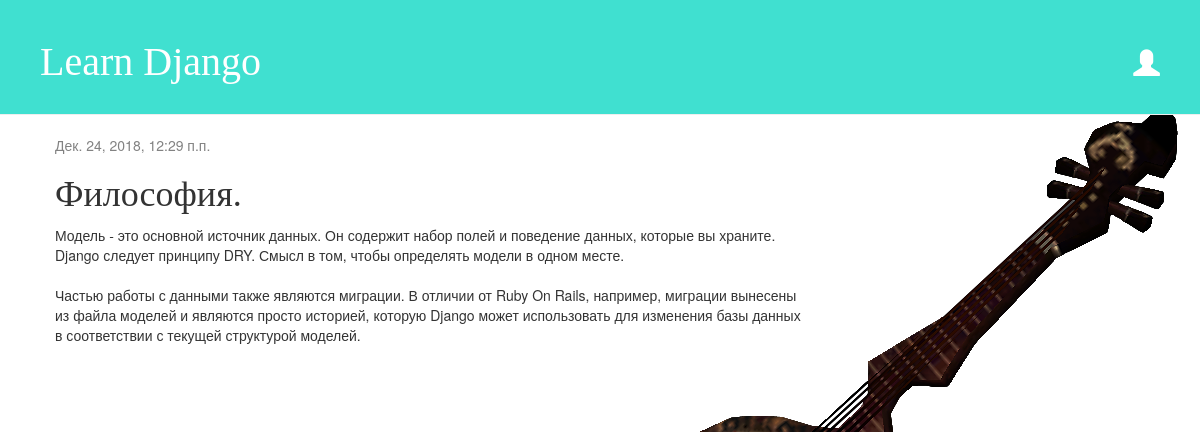
/post/16/, run on the app's committed database.
### blog/models.py (models this page shows, shortened)
class Post(models.Model):
    author = models.ForeignKey('auth.User', on_delete=models.CASCADE)
    title = models.CharField(max_length=200)
    text = models.TextField()
    created_date = models.DateTimeField(
            default=timezone.now)
    published_date = models.DateTimeField(
            blank=True, null=True)

### blog/views.py (the view)
# urls.py: url(r'^post/(?P<pk>\d+)/$', views.PostDetailView.as_view(), name='post_detail'),
class PostDetailView(DetailView):
    model = Post
    context_object_name = 'post'
    template_name = 'blog/post_detail.html'

### blog/templates/blog/post_detail.html (shortened to what this page needs)
{% extends 'blog/base.html' %}
{% block content %}
    <div class="post">
        {% if post.published_date %}
            <div class="date">
                {{ post.published_date }}
            </div>
        {% endif %}
        <h1>{{ post.title }}</h1>
        <p>{{ post.text|linebreaksbr }}</p>
    </div>
{% endblock %}

### blog/templates/blog/base.html (shortened to what this page needs)
{% load static %}
<html>
    <head>
        <link rel="stylesheet" href="//maxcdn.bootstrapcdn.com/bootstrap/3.2.0/css/bootstrap.min.css">
        <link rel="stylesheet" href="//maxcdn.bootstrapcdn.com/bootstrap/3.2.0/css/bootstrap-theme.min.css">
        <link rel="stylesheet" href="{% static 'css/blog.css' %}">
    </head>
    <body>
        <div class="page-header">
            <a href="http://127.0.0.1:8000/admin/" class="top-menu"><span class="glyphicon glyphicon-user"></span></a>
            <h1><a href="/">Learn Django</a></h1>
        </div>
        <div class="content container">
            <div class="row">
                <div class="col-md-8">
                    {% block content %}
                    {% endblock %}
                </div>
            </div>
        </div>
    </body>
</html>

### blog/static/css/blog.css (style rules this page uses)
body { padding-left: 0px; background-image: url(morrowind.png); background-position: right; background-repeat: no-repeat; background-attachment: fixed; }
h1 a { color: #FCA205; font-family: 'Avenir'; }
.page-header { background-color: #40E0D0; margin-top: 0; padding: 20px 20px 20px 40px; }
.page-header h1, .page-header h1 a, .page-header h1 a:visited, .page-header h1 a:active { color: #ffffff; font-size: 40px; text-decoration: none; }
.content { margin-left: 40px; }
h1, h2, h3, h4 { font-family: 'Avenir' ; }
.date { color: #828282; }
.top-menu, .top-menu:hover, .top-menu:visited { color: #ffffff; float: right; font-size: 20pt; margin-right: 20px; margin-top: 21.5pt; }
.post { margin-bottom: 60px; }

### data on the page
Post: published_date "Дек. 24, 2018, 12:29 п.п.", title "Философия.", text "Модель - это основной источник данных. Он содержит набор полей и поведение данных, которые вы храните. Django следует принципу DRY. Смысл в том, чтобы определять модели в одном месте. Частью работы с данными также являются миграции. В отличии от Ruby On Rails, например, миграции вынесены из файла моделей и являются просто историей, которую Django может использовать для изменения базы данных в соответствии с текущей структурой моделей."
